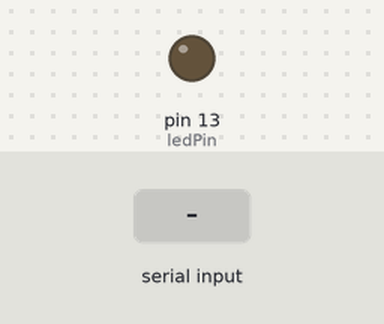
The sketch below on a simulated Arduino Uno, built for the host (arithmetic inside an expression is 32-bit, double 64-bit). Parts: output pins drawn as LEDs (lit = HIGH). Inputs (shaded band) come from the test bench.

Above: at 1.8 s.
1.9 s: "90,45\n" received over Serial
At 5.95 s:
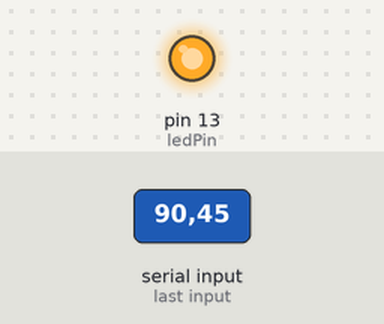
Timing chart, 0 to 9.0 s (numbered marks = the images above; inputs shaded):
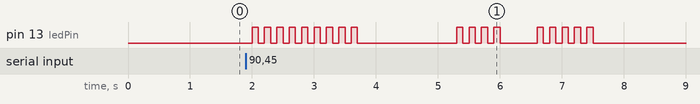

The sketch:

IntegracaoArduinoRaspberryPIViaUSB.ino
```cpp
// Do not remove the include below
#include "IntegracaoArduinoRaspberryPIViaUSB.h"

const int ledPin = 13;

//The setup function is called once at startup of the sketch
void setup()
{
	pinMode(ledPin, OUTPUT);
	Serial.begin(9600);


}

void light(int n) {

	for (int x=0; x < n; x++) {
		digitalWrite(ledPin, HIGH);
		delay(100);
		digitalWrite(ledPin, LOW);
		delay(100);
	}
}

// The loop function is called in an endless loop
void loop()
{

	if (Serial.available()) {
		light(Serial.read() - '0');
	}
	delay(500);

}
```

IntegracaoArduinoRaspberryPIViaUSB.h
```cpp
// Only modify this file to include
// - function definitions (prototypes)
// - include files
// - extern variable definitions
// In the appropriate section

#ifndef _IntegracaoArduinoRaspberryPIViaUSB_H_
#define _IntegracaoArduinoRaspberryPIViaUSB_H_
#include "Arduino.h"
//add your includes for the project IntegracaoArduinoRaspberryPIViaUSB here


//end of add your includes here
#ifdef __cplusplus
extern "C" {
#endif
void loop();
void setup();
#ifdef __cplusplus
} // extern "C"
#endif

//add your function definitions for the project IntegracaoArduinoRaspberryPIViaUSB here


//Do not add code below this line
#endif /* _IntegracaoArduinoRaspberryPIViaUSB_H_ */
```

Measured:
- after the input at 1.9 s, pin 13 (ledPin): LOW → HIGH after 0.10 s, → LOW 0.10 s later, → HIGH 0.10 s later, → LOW 0.10 s later, … (36 changes in this stretch)
